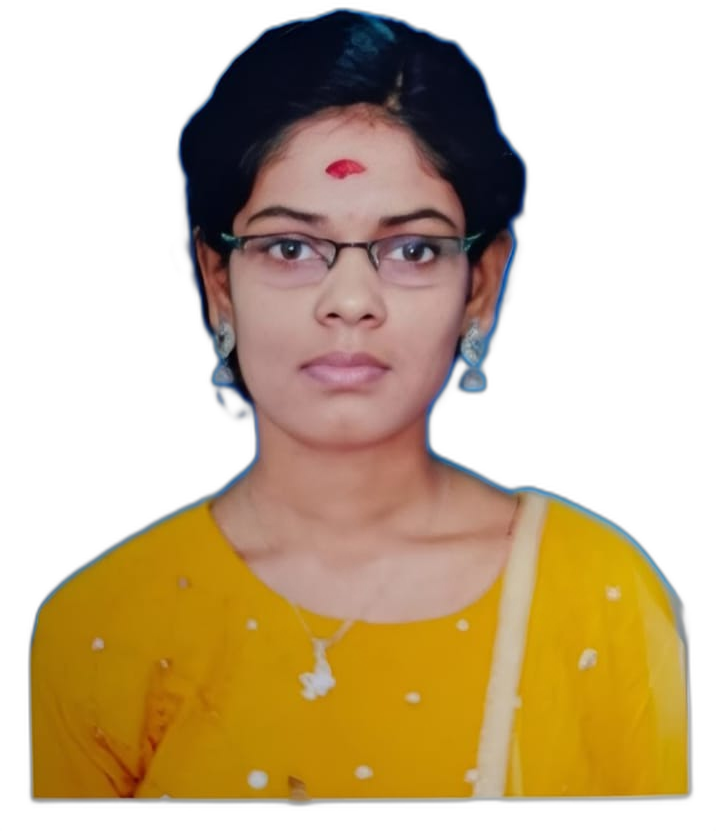
#> input picture scripts/input/portrait_cropped.png, 716 x 831 px, found by its file name
$ python generate_ascii.py
#> lines starting #> are read from the running program, lines starting #| are printed output that depends on the picture; after the words box and inside, x2 and y2 are one past the last pixel; in counts of white or black regions, pixels touching at a corner belong together
from pathlib import Path

import cv2
import numpy as np
from PIL import Image


INPUT = Path("scripts/input/portrait_cropped.png")
OUTPUT = Path("stats/portrait.txt")

COLS = 90

# Light → dark
RAMP = " .`:-=+*cs#%@"


# --------------------------------------------------
# 1. Load RGBA image
# --------------------------------------------------

image = Image.open(INPUT).convert("RGBA")
#> image is the input picture: PIL image 716x831 RGBA; mean R, G, B, A 83.4, 63.7, 32.9, 134.9

rgba = np.array(image)

rgb = rgba[:, :, :3]
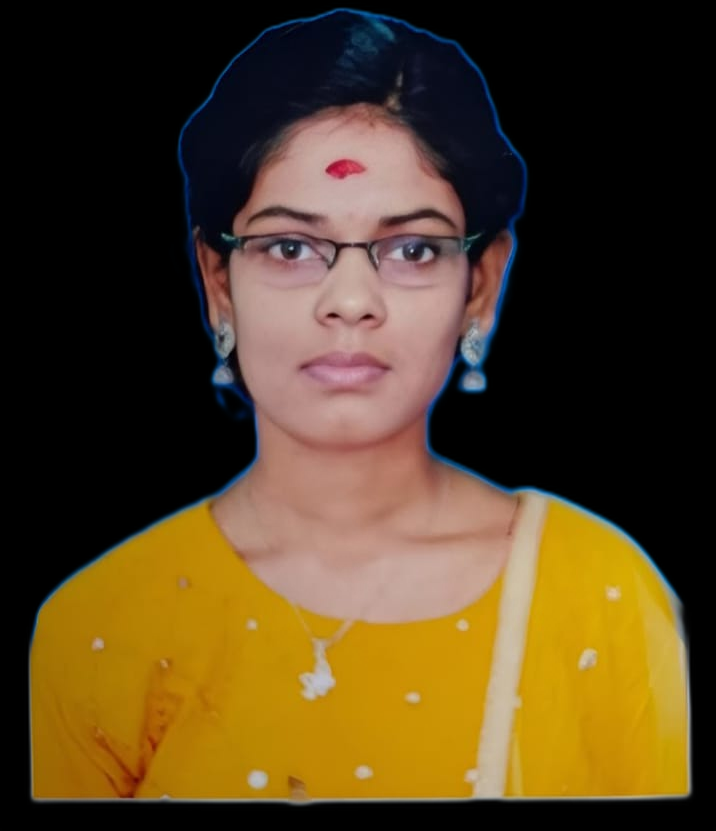
#> rgb: shape (831, 716, 3); mean R, G, B 83.4, 63.7, 32.9
alpha = rgba[:, :, 3]
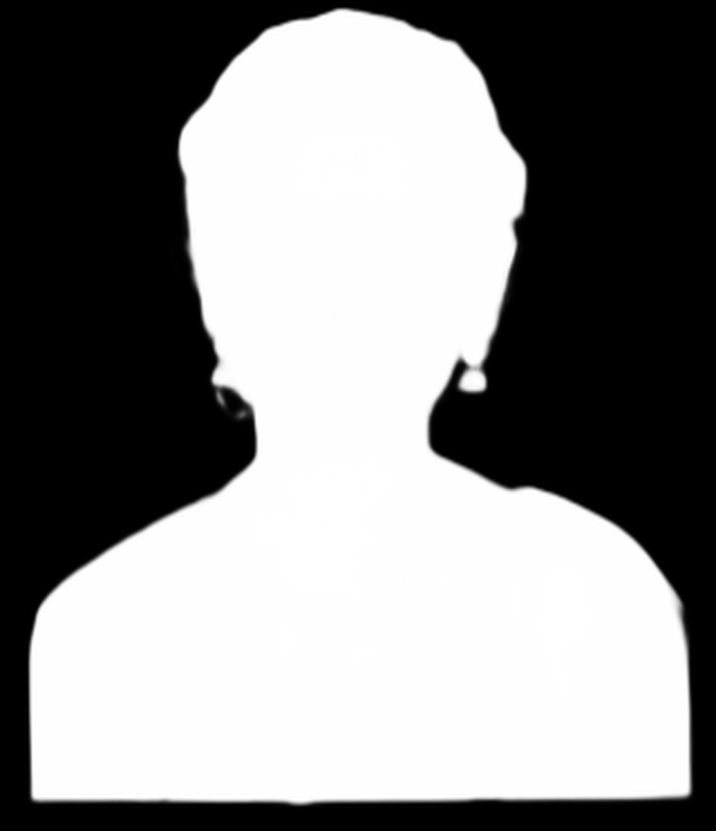
#> alpha: shape (831, 716); min 0, max 255, mean 134.9


# --------------------------------------------------
# 2. Resize the image first
# --------------------------------------------------

height, width = alpha.shape
#> height = 831; width = 716

rows = int(
    COLS * (height / width) * 0.48
)
#> rows = 50

rgb = cv2.resize(
    rgb,
    (COLS, rows),
    interpolation=cv2.INTER_AREA
)
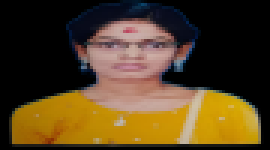
#> rgb: shape (50, 90, 3) (shown 3 times larger); mean R, G, B 83.4, 63.7, 32.9

alpha = cv2.resize(
    alpha,
    (COLS, rows),
    interpolation=cv2.INTER_AREA
)
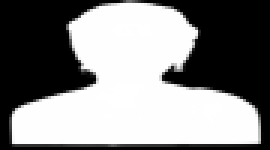
#> alpha: shape (50, 90) (shown 3 times larger); min 0, max 255, mean 134.9


# --------------------------------------------------
# 3. Convert RGB to grayscale
# --------------------------------------------------

gray = cv2.cvtColor(
    rgb,
    cv2.COLOR_RGB2GRAY
)


# --------------------------------------------------
# 4. Background handling
# --------------------------------------------------

# Anything transparent becomes WHITE.
# This is extremely important for ASCII.

transparent = alpha < 128
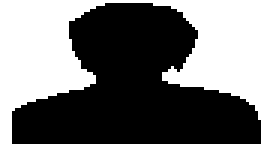
#> transparent: shape (50, 90) bool (shown 3 times larger); 47.2% white; 1 white region, box (x1, y1, x2, y2) and area: (0, 0, 90, 50) 2123

gray[transparent] = 255


# --------------------------------------------------
# 5. Improve contrast
# --------------------------------------------------

clahe = cv2.createCLAHE(
    clipLimit=3.0,
    tileGridSize=(8, 8)
)

gray = clahe.apply(gray)
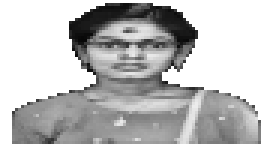
#> gray: shape (50, 90) (shown 3 times larger); min 7, max 255, mean 191.7


# Restore transparent pixels to white
gray[transparent] = 255


# --------------------------------------------------
# 6. Darkening curve
# --------------------------------------------------

normalized = gray.astype(np.float32) / 255.0

darkened = (
    normalized ** 1.7
) * 255
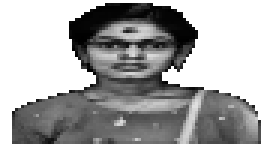
#> darkened: shape (50, 90) float32 (shown 3 times larger); min 0.565, max 255, mean 170.5

gray = darkened.astype(np.uint8)


# Transparent background MUST remain white
gray[transparent] = 255


# --------------------------------------------------
# 7. Convert pixels to ASCII
# --------------------------------------------------

result = []

for row_index in range(rows):

    line = ""

    for col_index in range(COLS):

        pixel = gray[row_index, col_index]

        # Completely white = blank space
        if pixel >= 245:
            line += " "
            continue

        index = int(
            pixel / 256 * len(RAMP)
        )

        index = min(
            index,
            len(RAMP) - 1
        )

        line += RAMP[index]

    result.append(line.rstrip())
#> after the loop, result = 50 items


# --------------------------------------------------
# 8. Save
# --------------------------------------------------

OUTPUT.write_text(
    "\n".join(result),
    encoding="utf-8"
)

print("ASCII portrait generated!")
print(f"Columns: {COLS}")
print(f"Rows: {rows}")
#| Rows: 50
print(f"Saved to: {OUTPUT}")
